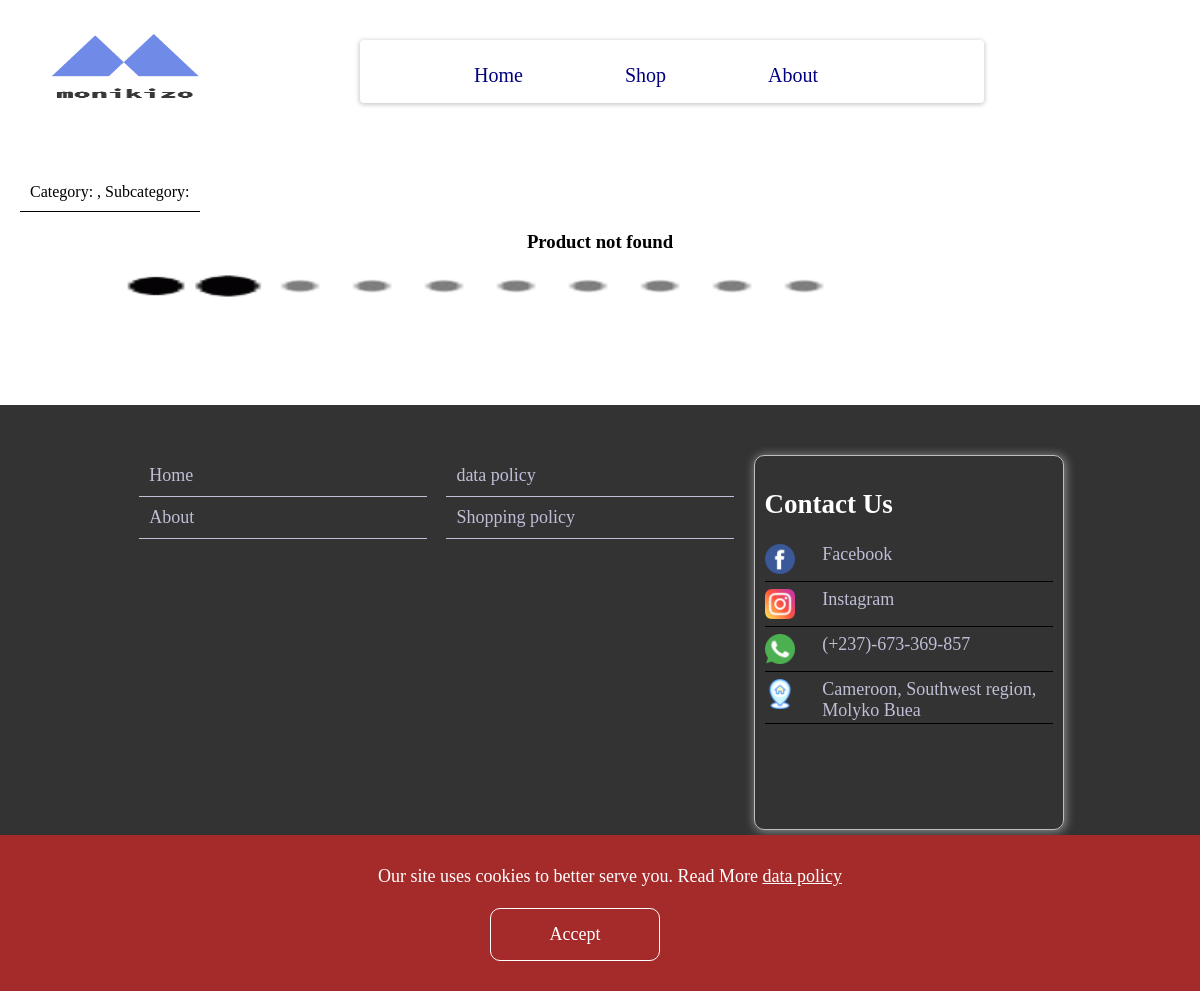
The app's page /7/9, older data.
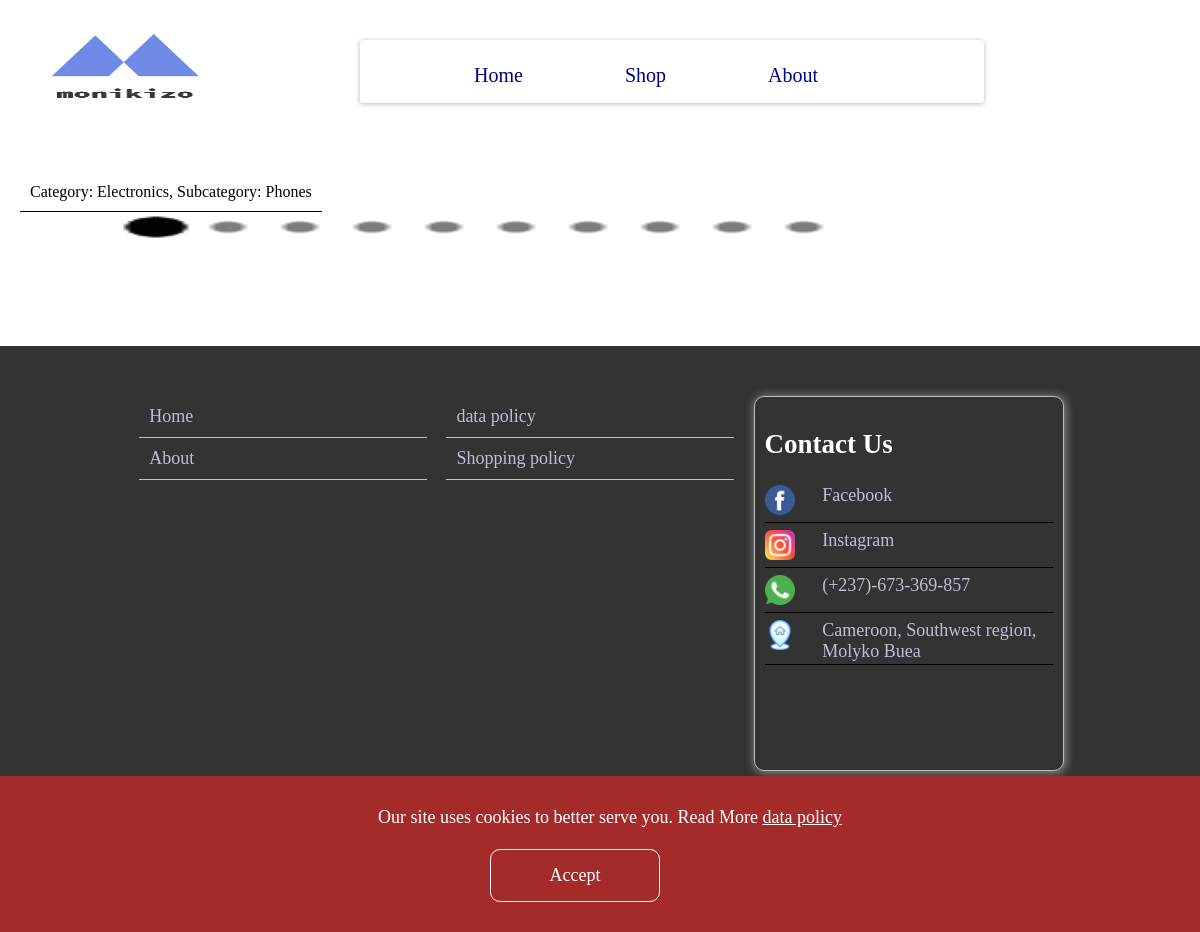
The same page, newer data.
### product/models.py (models this page shows, shortened)
class category(models.Model):
    name = models.CharField(max_length=200,null=True)

class subCategory(models.Model):
    name = models.CharField(max_length=200,null=True)
    cat  = models.ForeignKey(category,on_delete=models.CASCADE,null=True,related_name="sub_cat")

### home/views.py (the view)
# urls.py: url(r'^(?P<cat>[0-9]+)/(?P<sub>[0-9]+)$',views.productSeach,name="productSearch"),
def productSeach(request,cat,sub):
    categories = category.objects.all()
    cate= category.objects.filter(id=cat)
    title=None
    description= None
    if cate:
        cate = cate.first()
    subcate = subCategory.objects.filter(id=sub)
    if subcate:
        subcate = subcate.first()
        title ="Category:"+str(cate.name)+"Subcategory:"+str(subcate.name)
        description=" List of available products in" + "Category:"+str(cate.name)+"Subcategory:"+str(subcate.name)
    template_name="home/productSearch.html"
    context={'description':description,'title':title,'categories':categories,'subcate':subcate,'cate':cate}
    return render(request,template_name,context)

### home/templates/home/productSearch.html (shortened to what this page needs)
     {% extends 'home/base.html' %}
     {% load static %}
     {% block content %}
        <div  class="product-display">
            <div class="category-type">
            <span>Category: {{cate.name}}</span>,  <span>Subcategory: {{subcate.name}}</span>
        </div>
          <div id="productsSeach"class="product-container">
              {% if title is None %}
              <h3 style="text-align: center"> Product not found</h3>
              {% endif %}
              <div class="class-loader">
                  <img src="{% static 'images/30.gif' %}" alt="ecommerce, Africa, Cameroon,">
              </div>
          </div>
          </div>
          {% endblock %}

### home/templates/home/base.html (shortened to what this page needs)
{% load static %}
<!DOCTYPE html>
<html lang="en">
    <head>
        <link href="{% static 'css/css.css'%}" rel="stylesheet">
        <link href="{% static 'css/productdetail.css'%}" rel="stylesheet">
        <link href="{% static 'css/slider.css'%}" rel="stylesheet">
       </head>
       <header>
           <div class="header">
               <div class="logo">
                   <img src="{% static 'images/logo.png' %}" alt="electronics, ecommerce, phones">
               </div>
               <div class="menu">
                   <div class="menucontainer">
                    <a href="{% url 'home:home' %}"><div class="subdiv">
                    Home
                   </div></a>
                   <div class="subdiv">
                       Shop
                </div>
                   <a href="{% url 'home:about' %}">
                   <div class="subdiv">
                       About
                   </div>
                   </a>
                </div>
               </div>
           </div>
       </header>
       <body>
           <div class="maincontainer-class">
                {% block content %}
                {% endblock %}
           </div>
           <footer>
          <nav>
              <div class="footer">
                  <div class="menu">
                      <a href="{% url 'home:home' %}">
                          <div class="sub-nav">
                              Home
                          </div>
                      </a>
                      <a href="{% url 'home:about' %}">
                            <div class="sub-nav">
                                About
                            </div>
                        </a>
                  </div>
                  <div class="menu">
                        <a href="{% url 'home:policy' %}" >
                            <div class="sub-nav">
                                data policy
                            </div>
                        </a>
                        <a href="{% url 'home:shoppingpolicy' %}">
                              <div class="sub-nav">
                                  Shopping policy
                              </div>
                          </a>
                    </div>
              <div class="contact-container">
                  <h2>Contact Us</h2>
                  <div class="subcontainer-contact">
                      <div class="icon">
                        <img src="/static/images/icons/facebook.png" alt="business, ecommerce, Cameroon, Buea, Africa">
                      </div>
                      <a href="https://www.facebook.com/kizogadgets/" target="_blank"><div class="url">
                          Facebook
                      </div></a>
                  </div>
                  <div class="subcontainer-contact">
                        <div class="icon">
                        <img src="/static/images/icons/instagram.png" alt="business, ecommerce, Cameroon, Buea, Africa">
                        </div>
                        <a href="https://www.instagram.com/monikizo.electronics/" target="_blank"><div class="url">
                            Instagram
                        </div></a>
                    </div>
                    <div class="subcontainer-contact">
                    <div class="icon">
                    <img src="/static/images/icons/whatsapp.png" alt="business, ecommerce, Cameroon, Buea, Africa">
                    </div>
                            <a href=""><div class="url">
                                (+237)-673-369-857
                            </div></a>
                        </div>
                        <div class="subcontainer-contact">
                                <div class="icon">
                                <img src="/static/images/icons/home.png" alt="business, ecommerce, Cameroon, Buea, Africa">
                                </div>
                                        <a ><div class="url">
                                            Cameroon, Southwest region, Molyko Buea
                                        </div></a>
                                    </div>
              </div>
            </div>
            <div class="developby">
                    <a href="https://www.bizalafric.com"> Develope by  <span><img src="/static/images/brands/bizalafric.png"></span>
               <span>BizalAfric</span></a>
            </div>
          </nav>
              </footer>
              <div class="cookies-notification">
                <p>
                    Our site uses cookies to better serve you.
                    Read More <a href="{% url 'home:policy' %}">data policy</a>
                </p>
                <div class="accept-cookies">
                    Accept
                </div>
            </div>
      </body>

Row changes from the older to the newer data that the page shows:
added category: name "Electronics"
added subCategory: name "Phones"
Text that changed along with them:
text no longer shown: "Product not found"
